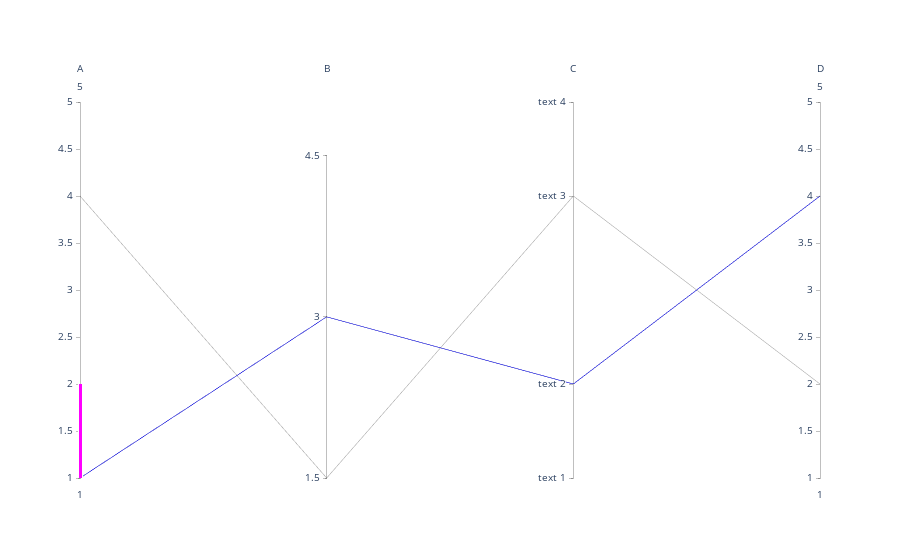

This figure's notebook cell:
### Markdown cell above
2. Adding slider on axis

### Code cell
# Add sliding 
fig = go.Figure(data=
    go.Parcoords(
        line_color='blue',
        dimensions = list([
            dict(range = [1,5],
                 constraintrange = [1,2], # change this range by dragging the pink line
                 label = 'A', values = [1,4]),
            dict(range = [1.5,5],
                 tickvals = [1.5,3,4.5],
                 label = 'B', values = [3,1.5]),
            dict(range = [1,5],
                 tickvals = [1,2,4,5],
                 label = 'C', values = [2,4],
                 ticktext = ['text 1', 'text 2', 'text 3', 'text 4']),
            dict(range = [1,5],
                 label = 'D', values = [4,2])
        ])
    )
)
fig.show()

### Figure 1 — Plotly figure (JSON) as saved in the notebook; plotly's stock layout.template omitted (floating-point values rounded to 4 significant figures)
{"data": [{"dimensions": [{"constraintrange": [1, 2], "label": "A", "range": [1, 5], "values": [1, 4]}, {"label": "B", "range": [1.5, 5], "tickvals": [1.5, 3, 4.5], "values": [3, 1.5]}, {"label": "C", "range": [1, 5], "ticktext": ["text 1", "text 2", "text 3", "text 4"], "tickvals": [1, 2, 4, 5], "values": [2, 4]}, {"label": "D", "range": [1, 5], "values": [4, 2]}], "line": {"color": "blue"}, "type": "parcoords"}], "layout": {}}
